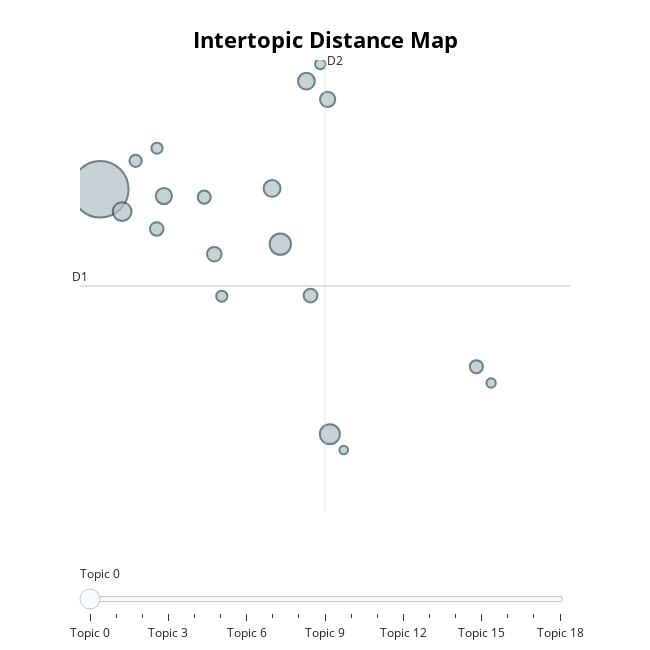

Notebook cell for this chart:
### Code cell
topic_model_title.visualize_topics(top_n_topics=20)

### Figure 1 — Plotly figure (JSON) as saved in the notebook; plotly's stock layout.template omitted (floating-point values rounded to 4 significant figures)
{"data": [{"customdata": [[0, "miss | mr | love | life | city", 2372], [1, "night | day | last | good | come", 339], [2, "dead | death | die | live | dont", 296], [3, "everything | thing | nothing | man | im", 261], [4, "water | tale | without | beyond | 11", 210], [5, "sky | light | white | black | let", 208], [6, "12 | 10 | 13 | year | 30", 195], [7, "sweet | man | part | whats | 11", 173], [8, "son | child | kid | like | baby", 157], [9, "space | beautiful | people | american | day", 140], [10, "movie | fantastic | big | captain | story", 136], [11, "song | school | live | art | gay", 126], [12, "road | street | long | hard | back", 126], [13, "fat | big | hate | gay | plan", 111], [14, "crime | hate | future | second | something", 92], [15, "men | bad | little | boy | old", 91], [16, "age | never | future | dead | strange", 81], [17, "god | last | ii | captain | nation", 65], [18, "another | im | iii | angel | death", 55]], "hovertemplate": "<b>Topic %{customdata[0]}</b><br>%{customdata[1]}<br>Size: %{customdata[2]}", "legendgroup": "", "marker": {"color": "#B0BEC5", "line": {"color": "DarkSlateGrey", "width": 2}, "size": [2372, 339, 296, 261, 210, 208, 195, 173, 157, 140, 136, 126, 126, 111, 92, 91, 81, 65, 55], "sizemode": "area", "sizeref": 1.482, "symbol": "circle"}, "mode": "markers", "name": "", "orientation": "v", "showlegend": false, "type": "scatter", "x": [2.5, 5.832, 6.748, 2.904, 5.679, 6.314, 3.677, 6.707, 4.61, 6.391, 3.545, 9.46, 4.424, 3.154, 3.55, 4.748, 6.571, 9.732, 7.005], "xaxis": "x", "y": [-2.254, -3.064, -5.872, -2.583, -2.241, -0.6565, -2.353, -0.9249, -3.213, -3.824, -2.84, -4.875, -2.37, -1.833, -1.647, -3.834, -0.4042, -5.116, -6.107], "yaxis": "y"}], "layout": {"annotations": [{"showarrow": false, "text": "D1", "x": 2.125, "y": -3.683, "yshift": 10}, {"showarrow": false, "text": "D2", "x": 6.659, "xshift": 10, "y": -0.3436}], "height": 650, "hoverlabel": {"bgcolor": "white", "font": {"family": "Rockwell", "size": 16}}, "legend": {"itemsizing": "constant", "tracegroupgap": 0}, "margin": {"t": 60}, "shapes": [{"line": {"color": "#CFD8DC", "width": 2}, "type": "line", "x0": 6.659, "x1": 6.659, "y0": -7.023, "y1": -0.3436}, {"line": {"color": "#9E9E9E", "width": 2}, "type": "line", "x0": 2.125, "x1": 11.19, "y0": -3.683, "y1": -3.683}], "sliders": [{"active": 0, "pad": {"t": 50}, "steps": [{"args": [{"marker.color": [["red", "#B0BEC5", "#B0BEC5", "#B0BEC5", "#B0BEC5", "#B0BEC5", "#B0BEC5", "#B0BEC5", "#B0BEC5", "#B0BEC5", "#B0BEC5", "#B0BEC5", "#B0BEC5", "#B0BEC5", "#B0BEC5", "#B0BEC5", "#B0BEC5", "#B0BEC5", "#B0BEC5"]]}], "label": "Topic 0", "method": "update"}, {"args": [{"marker.color": [["#B0BEC5", "red", "#B0BEC5", "#B0BEC5", "#B0BEC5", "#B0BEC5", "#B0BEC5", "#B0BEC5", "#B0BEC5", "#B0BEC5", "#B0BEC5", "#B0BEC5", "#B0BEC5", "#B0BEC5", "#B0BEC5", "#B0BEC5", "#B0BEC5", "#B0BEC5", "#B0BEC5"]]}], "label": "Topic 1", "method": "update"}, {"args": [{"marker.color": [["#B0BEC5", "#B0BEC5", "red", "#B0BEC5", "#B0BEC5", "#B0BEC5", "#B0BEC5", "#B0BEC5", "#B0BEC5", "#B0BEC5", "#B0BEC5", "#B0BEC5", "#B0BEC5", "#B0BEC5", "#B0BEC5", "#B0BEC5", "#B0BEC5", "#B0BEC5", "#B0BEC5"]]}], "label": "Topic 2", "method": "update"}, {"args": [{"marker.color": [["#B0BEC5", "#B0BEC5", "#B0BEC5", "red", "#B0BEC5", "#B0BEC5", "#B0BEC5", "#B0BEC5", "#B0BEC5", "#B0BEC5", "#B0BEC5", "#B0BEC5", "#B0BEC5", "#B0BEC5", "#B0BEC5", "#B0BEC5", "#B0BEC5", "#B0BEC5", "#B0BEC5"]]}], "label": "Topic 3", "method": "update"}, {"args": [{"marker.color": [["#B0BEC5", "#B0BEC5", "#B0BEC5", "#B0BEC5", "red", "#B0BEC5", "#B0BEC5", "#B0BEC5", "#B0BEC5", "#B0BEC5", "#B0BEC5", "#B0BEC5", "#B0BEC5", "#B0BEC5", "#B0BEC5", "#B0BEC5", "#B0BEC5", "#B0BEC5", "#B0BEC5"]]}], "label": "Topic 4", "method": "update"}, {"args": [{"marker.color": [["#B0BEC5", "#B0BEC5", "#B0BEC5", "#B0BEC5", "#B0BEC5", "red", "#B0BEC5", "#B0BEC5", "#B0BEC5", "#B0BEC5", "#B0BEC5", "#B0BEC5", "#B0BEC5", "#B0BEC5", "#B0BEC5", "#B0BEC5", "#B0BEC5", "#B0BEC5", "#B0BEC5"]]}], "label": "Topic 5", "method": "update"}, {"args": [{"marker.color": [["#B0BEC5", "#B0BEC5", "#B0BEC5", "#B0BEC5", "#B0BEC5", "#B0BEC5", "red", "#B0BEC5", "#B0BEC5", "#B0BEC5", "#B0BEC5", "#B0BEC5", "#B0BEC5", "#B0BEC5", "#B0BEC5", "#B0BEC5", "#B0BEC5", "#B0BEC5", "#B0BEC5"]]}], "label": "Topic 6", "method": "update"}, {"args": [{"marker.color": [["#B0BEC5", "#B0BEC5", "#B0BEC5", "#B0BEC5", "#B0BEC5", "#B0BEC5", "#B0BEC5", "red", "#B0BEC5", "#B0BEC5", "#B0BEC5", "#B0BEC5", "#B0BEC5", "#B0BEC5", "#B0BEC5", "#B0BEC5", "#B0BEC5", "#B0BEC5", "#B0BEC5"]]}], "label": "Topic 7", "method": "update"}, {"args": [{"marker.color": [["#B0BEC5", "#B0BEC5", "#B0BEC5", "#B0BEC5", "#B0BEC5", "#B0BEC5", "#B0BEC5", "#B0BEC5", "red", "#B0BEC5", "#B0BEC5", "#B0BEC5", "#B0BEC5", "#B0BEC5", "#B0BEC5", "#B0BEC5", "#B0BEC5", "#B0BEC5", "#B0BEC5"]]}], "label": "Topic 8", "method": "update"}, {"args": [{"marker.color": [["#B0BEC5", "#B0BEC5", "#B0BEC5", "#B0BEC5", "#B0BEC5", "#B0BEC5", "#B0BEC5", "#B0BEC5", "#B0BEC5", "red", "#B0BEC5", "#B0BEC5", "#B0BEC5", "#B0BEC5", "#B0BEC5", "#B0BEC5", "#B0BEC5", "#B0BEC5", "#B0BEC5"]]}], "label": "Topic 9", "method": "update"}, {"args": [{"marker.color": [["#B0BEC5", "#B0BEC5", "#B0BEC5", "#B0BEC5", "#B0BEC5", "#B0BEC5", "#B0BEC5", "#B0BEC5", "#B0BEC5", "#B0BEC5", "red", "#B0BEC5", "#B0BEC5", "#B0BEC5", "#B0BEC5", "#B0BEC5", "#B0BEC5", "#B0BEC5", "#B0BEC5"]]}], "label": "Topic 10", "method": "update"}, {"args": [{"marker.color": [["#B0BEC5", "#B0BEC5", "#B0BEC5", "#B0BEC5", "#B0BEC5", "#B0BEC5", "#B0BEC5", "#B0BEC5", "#B0BEC5", "#B0BEC5", "#B0BEC5", "red", "#B0BEC5", "#B0BEC5", "#B0BEC5", "#B0BEC5", "#B0BEC5", "#B0BEC5", "#B0BEC5"]]}], "label": "Topic 11", "method": "update"}, {"args": [{"marker.color": [["#B0BEC5", "#B0BEC5", "#B0BEC5", "#B0BEC5", "#B0BEC5", "#B0BEC5", "#B0BEC5", "#B0BEC5", "#B0BEC5", "#B0BEC5", "#B0BEC5", "#B0BEC5", "red", "#B0BEC5", "#B0BEC5", "#B0BEC5", "#B0BEC5", "#B0BEC5", "#B0BEC5"]]}], "label": "Topic 12", "method": "update"}, {"args": [{"marker.color": [["#B0BEC5", "#B0BEC5", "#B0BEC5", "#B0BEC5", "#B0BEC5", "#B0BEC5", "#B0BEC5", "#B0BEC5", "#B0BEC5", "#B0BEC5", "#B0BEC5", "#B0BEC5", "#B0BEC5", "red", "#B0BEC5", "#B0BEC5", "#B0BEC5", "#B0BEC5", "#B0BEC5"]]}], "label": "Topic 13", "method": "update"}, {"args": [{"marker.color": [["#B0BEC5", "#B0BEC5", "#B0BEC5", "#B0BEC5", "#B0BEC5", "#B0BEC5", "#B0BEC5", "#B0BEC5", "#B0BEC5", "#B0BEC5", "#B0BEC5", "#B0BEC5", "#B0BEC5", "#B0BEC5", "red", "#B0BEC5", "#B0BEC5", "#B0BEC5", "#B0BEC5"]]}], "label": "Topic 14", "method": "update"}, {"args": [{"marker.color": [["#B0BEC5", "#B0BEC5", "#B0BEC5", "#B0BEC5", "#B0BEC5", "#B0BEC5", "#B0BEC5", "#B0BEC5", "#B0BEC5", "#B0BEC5", "#B0BEC5", "#B0BEC5", "#B0BEC5", "#B0BEC5", "#B0BEC5", "red", "#B0BEC5", "#B0BEC5", "#B0BEC5"]]}], "label": "Topic 15", "method": "update"}, {"args": [{"marker.color": [["#B0BEC5", "#B0BEC5", "#B0BEC5", "#B0BEC5", "#B0BEC5", "#B0BEC5", "#B0BEC5", "#B0BEC5", "#B0BEC5", "#B0BEC5", "#B0BEC5", "#B0BEC5", "#B0BEC5", "#B0BEC5", "#B0BEC5", "#B0BEC5", "red", "#B0BEC5", "#B0BEC5"]]}], "label": "Topic 16", "method": "update"}, {"args": [{"marker.color": [["#B0BEC5", "#B0BEC5", "#B0BEC5", "#B0BEC5", "#B0BEC5", "#B0BEC5", "#B0BEC5", "#B0BEC5", "#B0BEC5", "#B0BEC5", "#B0BEC5", "#B0BEC5", "#B0BEC5", "#B0BEC5", "#B0BEC5", "#B0BEC5", "#B0BEC5", "red", "#B0BEC5"]]}], "label": "Topic 17", "method": "update"}, {"args": [{"marker.color": [["#B0BEC5", "#B0BEC5", "#B0BEC5", "#B0BEC5", "#B0BEC5", "#B0BEC5", "#B0BEC5", "#B0BEC5", "#B0BEC5", "#B0BEC5", "#B0BEC5", "#B0BEC5", "#B0BEC5", "#B0BEC5", "#B0BEC5", "#B0BEC5", "#B0BEC5", "#B0BEC5", "red"]]}], "label": "Topic 18", "method": "update"}]}], "title": {"font": {"color": "Black", "size": 22}, "text": "<b>Intertopic Distance Map</b>", "x": 0.5, "xanchor": "center", "y": 0.95, "yanchor": "top"}, "width": 650, "xaxis": {"anchor": "y", "domain": [0, 1], "range": [2.125, 11.19], "title": {"text": ""}, "visible": false}, "yaxis": {"anchor": "x", "domain": [0, 1], "range": [-7.023, -0.3436], "title": {"text": ""}, "visible": false}}}
